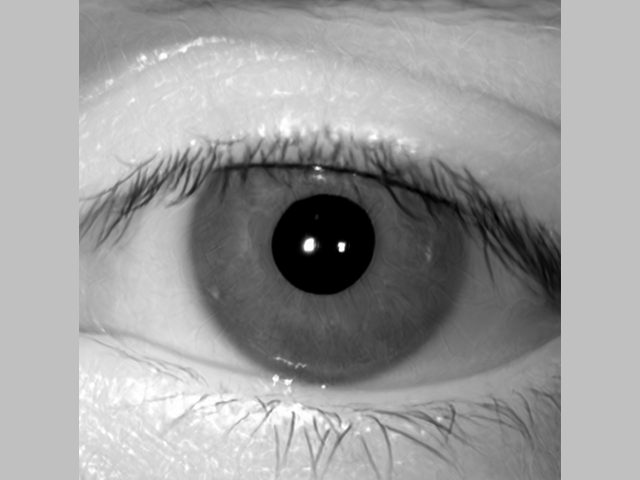
#> input picture images/synthetic1.png, 640 x 480 px; its folder holds only this picture in this run
$ python template_matching.py --template ../../images/synthetic1.png --images ../../images
#> lines starting #> are read from the running program, lines starting #| are printed output that depends on the picture; after the words box and inside, x2 and y2 are one past the last pixel; in counts of white or black regions, pixels touching at a corner belong together
# import the necessary packages
import numpy as np
import argparse
import imutils
import glob
import cv2
from PIL import Image
import math
'''
def process_template_output(result):
    tuple_list_L = []
    half_col = int(result.shape[1]/2)
    for i in range(result.shape[0]):
        for j in range(half_col):
            tuple = (result[i,j], (j, i))
            tuple_list_L.append(tuple)
    max_tuple_L = max(tuple_list_L, key=lambda x: x[0])
    tuple_list_R = []
    for i in range(result.shape[0]):
        for j in range(half_col, result.shape[1]):
            tuple = (result[i,j], (j, i))
            tuple_list_R.append(tuple)
    max_tuple_R = max(tuple_list_R, key=lambda x: x[0])
    return max_tuple_L, max_tuple_R
'''

def process_template_output(result, eye='both'):
    if eye == 'both':
        check_row = int(result.shape[0]/5)
        half_col = int(result.shape[1]/2)
        (_, val_L1, _, loc_L1) = cv2.minMaxLoc(result[:, :half_col])
        (_, val_R1, _, loc_R1) = cv2.minMaxLoc(result[loc_L1[1]-check_row:loc_L1[1]+check_row, half_col:])
        val1 = val_L1 + val_R1

        (_, val_R2, _, loc_R2) = cv2.minMaxLoc(result[:, half_col:])
        (_, val_L2, _, loc_L2) = cv2.minMaxLoc(result[loc_R2[1]-check_row:loc_R2[1]+check_row, :half_col])
        val2 = val_L2 + val_R2

        if val1 >= val2:
            maxVal_L = val_L1
            maxLoc_L = loc_L1
            maxVal_R = val_R1
            loc_R1 = (loc_R1[0], loc_R1[1]+loc_L1[1]-check_row)
            maxLoc_R = loc_R1
        else:
            maxVal_L = val_L2
            loc_L2 = (loc_L2[0], loc_L2[1]+loc_R2[1]-check_row)
            maxLoc_L = loc_L2
            maxVal_R = val_R2
            maxLoc_R = loc_R2

        #(_, maxVal_R, _, maxLoc_R)  = cv2.minMaxLoc(result[:, half_col:])
        maxLoc_R = (maxLoc_R[0]+(half_col), maxLoc_R[1])
        return (maxVal_L, maxLoc_L), (maxVal_R, maxLoc_R)
    elif eye == 'left':
        half_col = int(result.shape[1]/2)
        (_, maxVal_R, _, maxLoc_R) = cv2.minMaxLoc(result[:, half_col:])
        maxLoc_R = (maxLoc_R[0]+(half_col), maxLoc_R[1])
        return (None, None), (maxVal_R, maxLoc_R)
    elif eye == 'right':
        half_col = int(result.shape[1]/2)
        (_, maxVal_L, _, maxLoc_L) = cv2.minMaxLoc(result[:, :half_col])
        return (maxVal_L, maxLoc_L), (None, None)

def add_margin(pil_img, pad):
    width, height = pil_img.size
    new_width = width + 2 * pad
    new_height = height + 2 * pad
    result = Image.new(pil_img.mode, (new_width, new_height), (127, 127,127))
    result.paste(pil_img, (pad, pad))
    return result

# [328 lines left out: functions crop_left_eye, crop_right_eye, crop_left_and_right_eye, not called in this run]


# construct the argument parser and parse the arguments
ap = argparse.ArgumentParser()
ap.add_argument("-t", "--template", required=True, help="Path to template image")
ap.add_argument("-i", "--images", required=True,
    help="Path to images where template will be matched")
ap.add_argument("-v", "--visualize",
    help="Flag indicating whether or not to visualize each iteration")
args = vars(ap.parse_args())
# load the image image, convert it to grayscale, and detect edges
template = cv2.imread(args["template"])
#> template is the input picture: shape (480, 640, 3); min 0, max 255, mean 156.6
template = cv2.cvtColor(template, cv2.COLOR_BGR2GRAY)
#> template: shape (480, 640)
template = np.uint8(np.where(template<80, 0, 255))
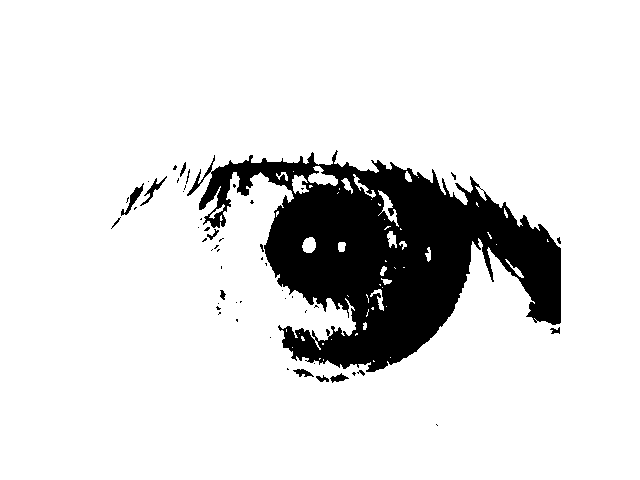
#> template: shape (480, 640); 87.1% white; 53 black regions (40 under 20 px), largest, box (x1, y1, x2, y2) and area: (187, 150, 561, 372) 38706, (121, 183, 144, 216) 188, (140, 176, 167, 206) 153
template = cv2.blur(template, (5,5), 0)
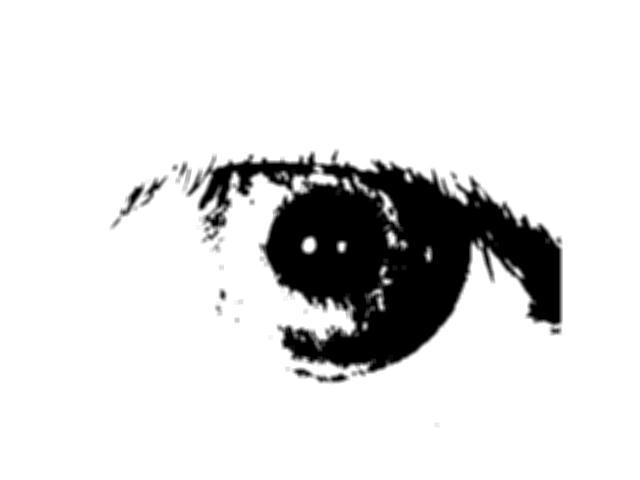
#> template: shape (480, 640); min 0, max 255, mean 222
#template = cv2.Canny(template, 50, 200)
(tH, tW) = template.shape[:2]
cv2.imshow("Template", template)
cv2.imwrite('template_processed.png', template)
best_edged = None
# loop over the images to find the template in
for imagePath in glob.glob(args["images"] + "/*.png"):
    # load the image, convert it to grayscale, and initialize the
    # bookkeeping variable to keep track of the matched region
    image = cv2.imread(imagePath)
    gray = cv2.cvtColor(image, cv2.COLOR_BGR2GRAY)
    h, w = gray.shape
    #gray = np.where(gray<255, 0, gray)
    found = None
    # loop over the scales of the image
    for scale in np.linspace(0.8, 1.2, 10)[::-1]:
        # resize the image according to the scale, and keep track
        # of the ratio of the resizing
        resized = imutils.resize(gray, width = int(gray.shape[1] * scale))
        r = gray.shape[1] / float(resized.shape[1])
        # if the resized image is smaller than the template, then break
        # from the loop
        if resized.shape[0] < tH or resized.shape[1] < tW:
            break

        # detect edges in the resized, grayscale image and apply template
        # matching to find the template in the image
        edged = np.uint8(np.where(resized<80, 0, 255))
        edged = cv2.blur(edged, (5, 5), 0)
        #edged = cv2.Canny(resized, 50, 200)
        result = cv2.matchTemplate(edged, template, cv2.TM_CCORR_NORMED)
        maxTupleL, maxTupleR = process_template_output(result)
        #print(maxTuple1, maxTuple2)
        maxValL = maxTupleL[0]
        maxLocL = maxTupleL[1]
        maxValR = maxTupleR[0]
        maxLocR = maxTupleR[1]
        maxVal = (maxValL + maxValR)/2
        #(_, maxValCheck, _, maxLocCheck) = cv2.minMaxLoc(result)
        # check to see if the iteration should be visualized

        # if we have found a new maximum correlation value, then update
        # the bookkeeping variable
        if found is None or maxVal > found[0]:
            best_edged = edged
            #print(maxVal, maxValCheck, maxLoc1, maxLocCheck)
            found = (maxVal, maxLocL, maxLocR, r)
#> this loop made 6 passes
#> (val_L1 in process_template_output, val_R1 in process_template_output, val1 in process_template_output, val_R2 in process_template_output, loc_R2 in process_template_output, val_L2 in process_template_output, loc_L2 in process_template_output, val2 in process_template_output) on passes 1 to 5: (0.951, 0.96, 1.91, 0.96, (36, 51), 0.951, (63, 5), 1.91), (0.962, 0.968, 1.93, 0.968, (25, 35), 0.962, (49, 10), 1.93), (0.973, 0.976, 1.95, 0.976, (17, 25), 0.973, (35, 7), 1.95), (0.984, 0.985, 1.97, 0.985, (8, 15), 0.984, (20, 4), 1.97), (0.995, 0.996, 1.99, 0.996, (1, 5), 0.995, (6, 1), 1.99)
#> pass 1, `result = cv2.matchTemplate(edged, template, cv2.TM_CCORR_NORMED)`:
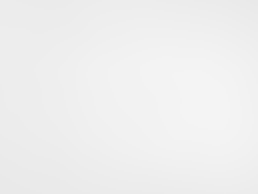
#> result: shape (97, 129) float32 (shown 2 times larger); min 0.915, max 0.96, mean 0.939

	# unpack the bookkeeping variable and compute the (x, y) coordinates
	# of the bounding box based on the resized ratio
    (_, maxLocL, maxLocR, r) = found
#> r = 0.979
    aspect_ratio = (best_edged.shape[0]/best_edged.shape[1])
    cv2.imshow("Processed image", cv2.resize(best_edged, (800,  int(aspect_ratio * 800)), interpolation = cv2.INTER_AREA))
    cv2.imwrite('processed_image.png', best_edged)
    #print(maxLocL, maxLocR)
    w_half = 2.6 * 1.3 * (tW * r)
#> w_half = 2116.9
    h_half = (3/4)*w_half
#> h_half = 1587.7
    (startX1, startY1) = (int(maxLocL[0] * r), int(maxLocL[1] * r))
#> startX1 = 5; startY1 = 3
    (endX1, endY1) = (int((maxLocL[0] + tW) * r), int((maxLocL[1] + tH) * r))
#> endX1 = 632; endY1 = 473


	# draw a bounding box around the detected result and display the image
    (startX2, startY2) = (int(maxLocR[0] * r), int(maxLocR[1] * r))
#> startX2 = 7; startY2 = 4
    (endX2, endY2) = (int((maxLocR[0] + tW) * r), int((maxLocR[1] + tH) * r))
#> endX2 = 634; endY2 = 474

    image_vistemplate = np.copy(image)
    image_vistemplate = cv2.rectangle(image_vistemplate, (startX1, startY1), (endX1, endY1), (0, 0, 255), 2)
    image_vistemplate = cv2.rectangle(image_vistemplate, (startX2, startY2), (endX2, endY2), (255, 0, 0), 2)
    cv2.imwrite('matched_template.png', image_vistemplate)
    aspect_ratio = (image_vistemplate.shape[0]/image_vistemplate.shape[1])
    im_resized = cv2.resize(image_vistemplate, (800, int(aspect_ratio * 800)), interpolation = cv2.INTER_AREA)
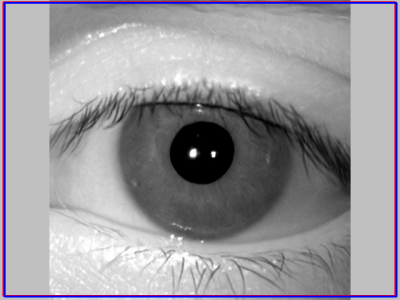
#> im_resized: shape (600, 800, 3) (shown at 1/2 size); mean B, G, R 156.6, 151.1, 153.7
    cv2.imshow("Image showing matched template", im_resized)

    center1 = ((startX1 + endX1)/2, (startY1 + endY1)/2)
#> center1 = (318.5, 238)
    center2 = ((startX2 + endX2)/2, (startY2 + endY2)/2)
#> center2 = (320.5, 239)

    y = center2[1] - center1[1]
#> y = 1
    x = center2[0] - center1[0]
#> x = 2
    rot_angle = math.atan(y/x)
#> rot_angle = 0.464
    #if rot_angle < 0:
    #    rot_angle += 2 * math.pi

    R = np.matrix(
        [
            [math.cos(-rot_angle), -math.sin(-rot_angle)],
            [math.sin(-rot_angle), math.cos(-rot_angle)]
        ]
    )
#> R = [[0.894, 0.447], [-0.447, 0.894]]

    image_center_x = int(image.shape[1]/2)
    image_center_y = int(image.shape[0]/2)

    rotcenter1 = R @ np.matrix([center1[0] - image_center_x, center1[1] - image_center_y]).T
#> rotcenter1 = [[-2.24], [-1.12]]
    rotcenter2 = R @ np.matrix([center2[0] - image_center_x, center2[1] - image_center_y]).T
#> rotcenter2 = [[0], [-1.12]]

    center1 = [int(rotcenter1[0, 0] + image_center_x), int(rotcenter1[1, 0] + image_center_y)]
#> center1 = [317, 238]
    center2 = [int(rotcenter2[0, 0] + image_center_x), int(rotcenter2[1, 0] + image_center_y)]
#> center2 = [320, 238]

    (startXR, startYR) = (int(center1[0] - w_half), int(center1[1] - h_half))
#> startXR = -1799; startYR = -1349
    (endXR, endYR) = (int(center1[0] + w_half), int(center1[1] + h_half))
#> endXR = 2433; endYR = 1825
    (startXL, startYL) = (int(center2[0] - w_half), int(center2[1] - h_half))
#> startXL = -1796; startYL = -1349
    (endXL, endYL) = (int(center2[0] + w_half), int(center2[1] + h_half))
#> endXL = 2436; endYL = 1825

    rotated_image = Image.fromarray(image).rotate((rot_angle * 180)/math.pi, fillcolor=(127,127,127))
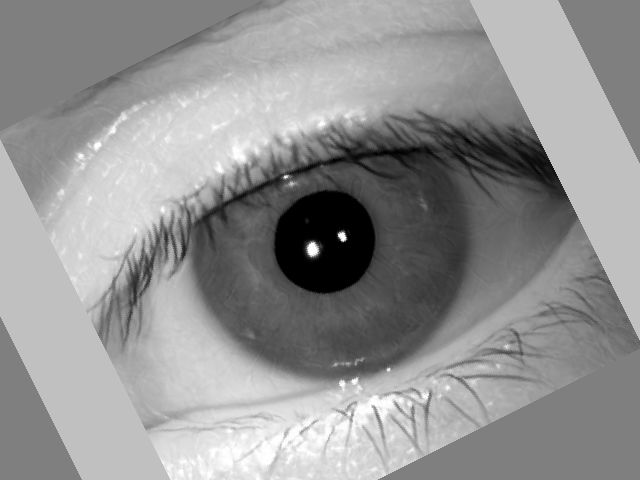
#> rotated_image: PIL image 640x480 RGB; min 0, max 255, mean 146.8
    image = np.array(rotated_image)

    # Pad image to take care of crops outside of image
    if startXR < 0:
        pad_left = abs(startXR)
#> pad_left = 1799
    else:
        pad_left = 0
    if startYR < 0:
        pad_top = abs(startYR)
#> pad_top = 1349
    else:
        pad_top = 0
    if endXL > image.shape[1]:
        pad_right = endXL - image.shape[1]
#> pad_right = 1796
    else:
        pad_right = 0
    if endYL > image.shape[0]:
        pad_bottom = endYL - image.shape[0]
#> pad_bottom = 1345
    else:
        pad_bottom = 0
    max_pad = max([pad_left, pad_top, pad_right, pad_bottom])
#> max_pad = 1799
    padded_image = add_margin(Image.fromarray(image), max_pad)
#> in add_margin, `new_width = width + 2 * pad`: new_width = 4238
#> in add_margin, `new_height = height + 2 * pad`: new_height = 4078
#> in add_margin, `result.paste(pil_img, (pad, pad))`:
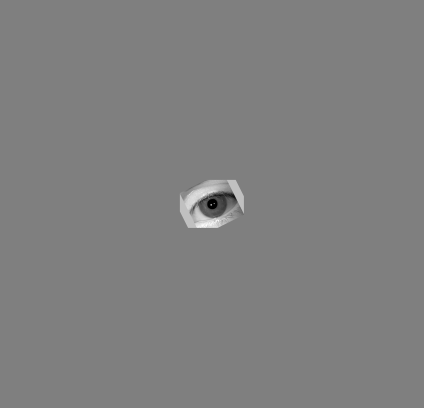
#> result: PIL image 4238x4078 RGB (shown at 1/10 size); min 0, max 255, mean 127.4
    image = np.array(padded_image)
    startXL += max_pad
#> startXL = 3
    endXL += max_pad
#> endXL = 4235
    startYL += max_pad
#> startYL = 450
    endYL += max_pad
#> endYL = 3624
    startXR += max_pad
#> startXR = 0
    endXR += max_pad
#> endXR = 4232
    startYR += max_pad
#> startYR = 450
    endYR += max_pad
#> endYR = 3624

    cv2.imwrite('rotated_image.png', image)
    aspect_ratio = (image.shape[0]/image.shape[1])
    im_resized = cv2.resize(image, (800, int(image.shape[0]/image.shape[1] * 800)), interpolation = cv2.INTER_AREA)
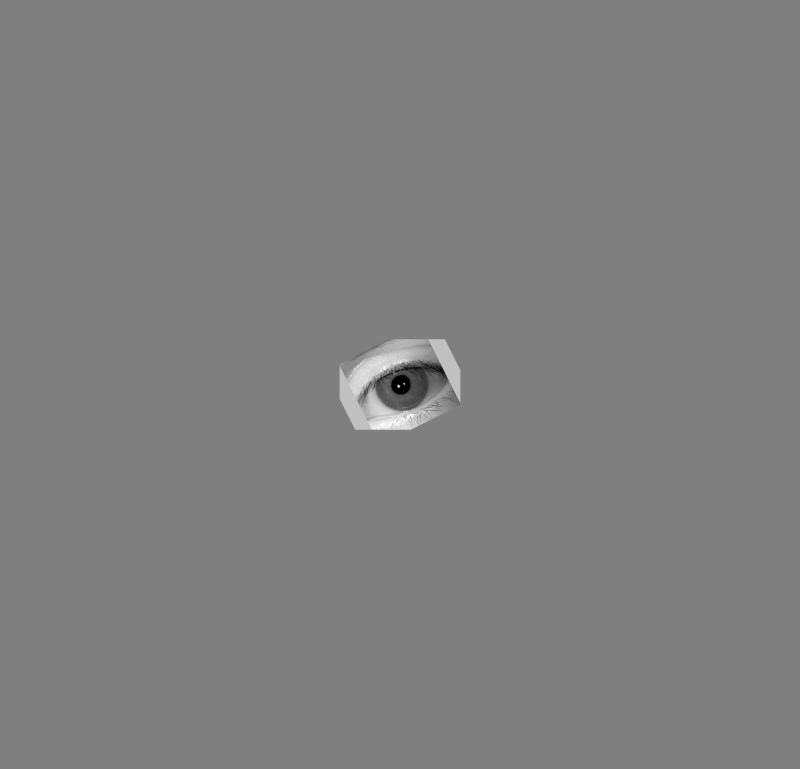
#> im_resized: shape (769, 800, 3); min 0, max 254, mean 127.4
    cv2.imshow("Rotated Image", im_resized)

	# draw a bounding box around the detected result and display the image
    image = cv2.rectangle(image, (startXL, startYL), (endXL, endYL), (0, 0, 255), 2)
    image = cv2.rectangle(image, (startXR, startYR), (endXR, endYR), (0, 0, 255), 2)
    cv2.imwrite('image_with_crop_boxes.png', image)
    im_resized = cv2.resize(image, (800, int(image.shape[0]/image.shape[1] * 800)), interpolation = cv2.INTER_AREA)
    cv2.imshow("Image with crop boxes", im_resized)
    cv2.waitKey(0)

$ run again, on images/synthetic2.png
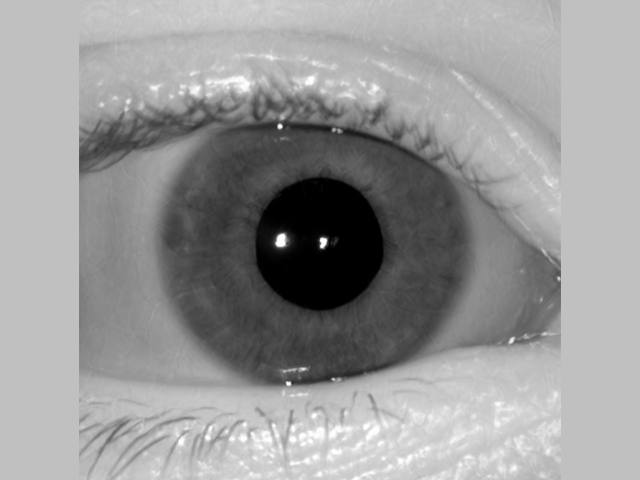
#> input picture images/synthetic2.png, 640 x 480 px
#> template is the input picture: shape (480, 640, 3); min 0, max 255, mean 152.2
#> `template = np.uint8(np.where(template<80, 0, 255))`:
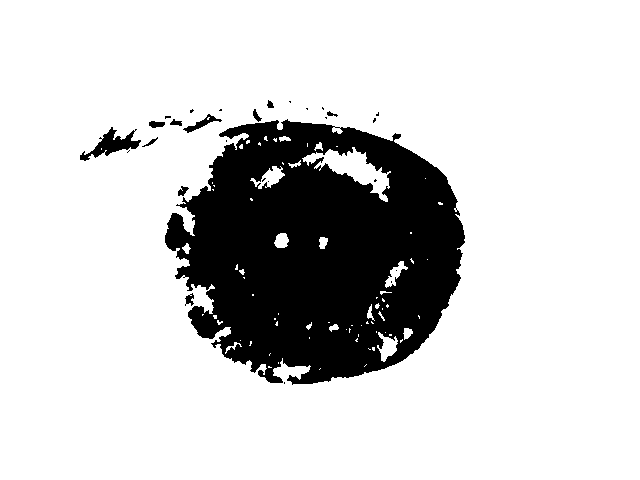
#> template: shape (480, 640); 81.7% white; 28 black regions (17 under 20 px), largest, box (x1, y1, x2, y2) and area: (165, 119, 465, 385) 54762, (80, 127, 141, 161) 735, (183, 114, 222, 133) 199
#> the loop `for scale in np.linspace(0.8, 1.2, 10)[::-1]:` made 6 passes
#> (val_L1 in process_template_output, val_R1 in process_template_output, val1 in process_template_output, val_R2 in process_template_output, loc_R2 in process_template_output, val_L2 in process_template_output, loc_L2 in process_template_output, val2 in process_template_output) on passes 1 to 5: (0.945, 0.946, 1.89, 0.946, (8, 33), 0.945, (63, 17), 1.89), (0.958, 0.959, 1.92, 0.959, (6, 26), 0.958, (49, 13), 1.92), (0.97, 0.97, 1.94, 0.97, (2, 16), 0.97, (35, 10), 1.94), (0.981, 0.981, 1.96, 0.981, (0, 10), 0.981, (20, 6), 1.96), (0.996, 0.996, 1.99, 0.996, (0, 4), 0.996, (6, 2), 1.99)
#> `(_, maxLocL, maxLocR, r) = found`: r = 0.979
#> w_half = 2116.9
#> h_half = 1587.7
#> startX1 = 5; startY1 = 3
#> endX1 = 632; endY1 = 473
#> startX2 = 6; startY2 = 3
#> endX2 = 633; endY2 = 473
#> `center1 = ((startX1 + endX1)/2, (startY1 + endY1)/2)`: center1 = (318.5, 238)
#> `center2 = ((startX2 + endX2)/2, (startY2 + endY2)/2)`: center2 = (319.5, 238)
#> y = 0
#> x = 1
#> rot_angle = 0
#> R = [[1, 0], [0, 1]]
#> rotcenter1 = [[-1.5], [-2]]
#> rotcenter2 = [[-0.5], [-2]]
#> `center1 = [int(rotcenter1[0, 0] + image_center_x), int(rotcenter1[1, 0..`: center1 = [318, 238]
#> `center2 = [int(rotcenter2[0, 0] + image_center_x), int(rotcenter2[1, 0..`: center2 = [319, 238]
#> `(startXR, startYR) = (int(center1[0] - w_half), int(center1[1] - h_hal..`: startXR = -1798; startYR = -1349
#> `(endXR, endYR) = (int(center1[0] + w_half), int(center1[1] + h_half))`: endXR = 2434; endYR = 1825
#> `(startXL, startYL) = (int(center2[0] - w_half), int(center2[1] - h_hal..`: startXL = -1797; startYL = -1349
#> `(endXL, endYL) = (int(center2[0] + w_half), int(center2[1] + h_half))`: endXL = 2435; endYL = 1825
#> pad_left = 1798
#> pad_top = 1349
#> pad_right = 1795
#> pad_bottom = 1345
#> max_pad = 1798
#> new_width = 4236
#> new_height = 4076
#> `startXL += max_pad`: startXL = 1
#> `endXL += max_pad`: endXL = 4233
#> `startYL += max_pad`: startYL = 449
#> `endYL += max_pad`: endYL = 3623
#> `startXR += max_pad`: startXR = 0
#> `endXR += max_pad`: endXR = 4232
#> `startYR += max_pad`: startYR = 449
#> `endYR += max_pad`: endYR = 3623
#> `im_resized = cv2.resize(image, (800, int(image.shape[0]/image.shape[1]..`:
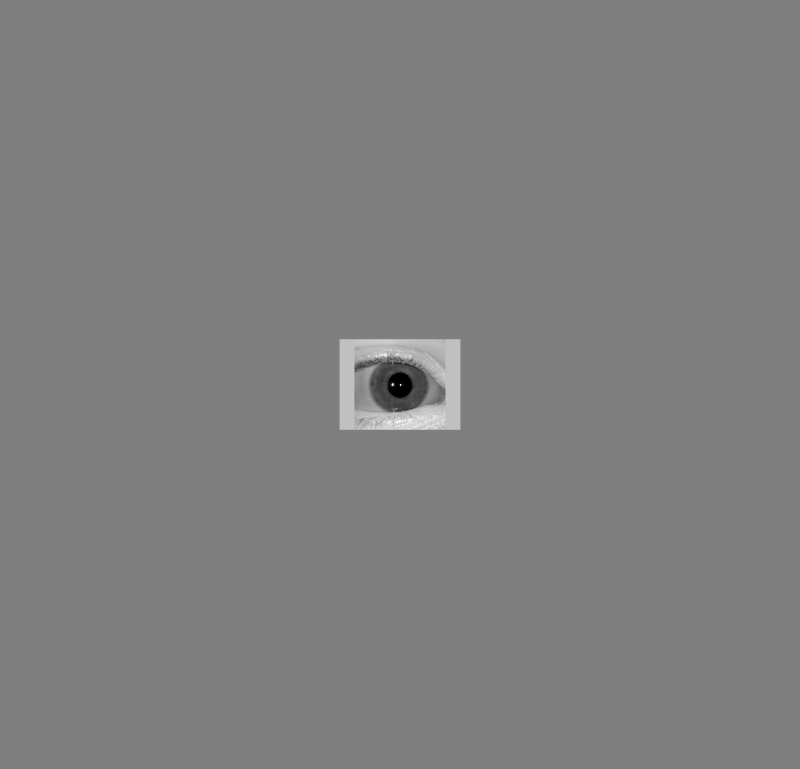
#> im_resized: shape (769, 800, 3); min 0, max 252, mean 127.4
